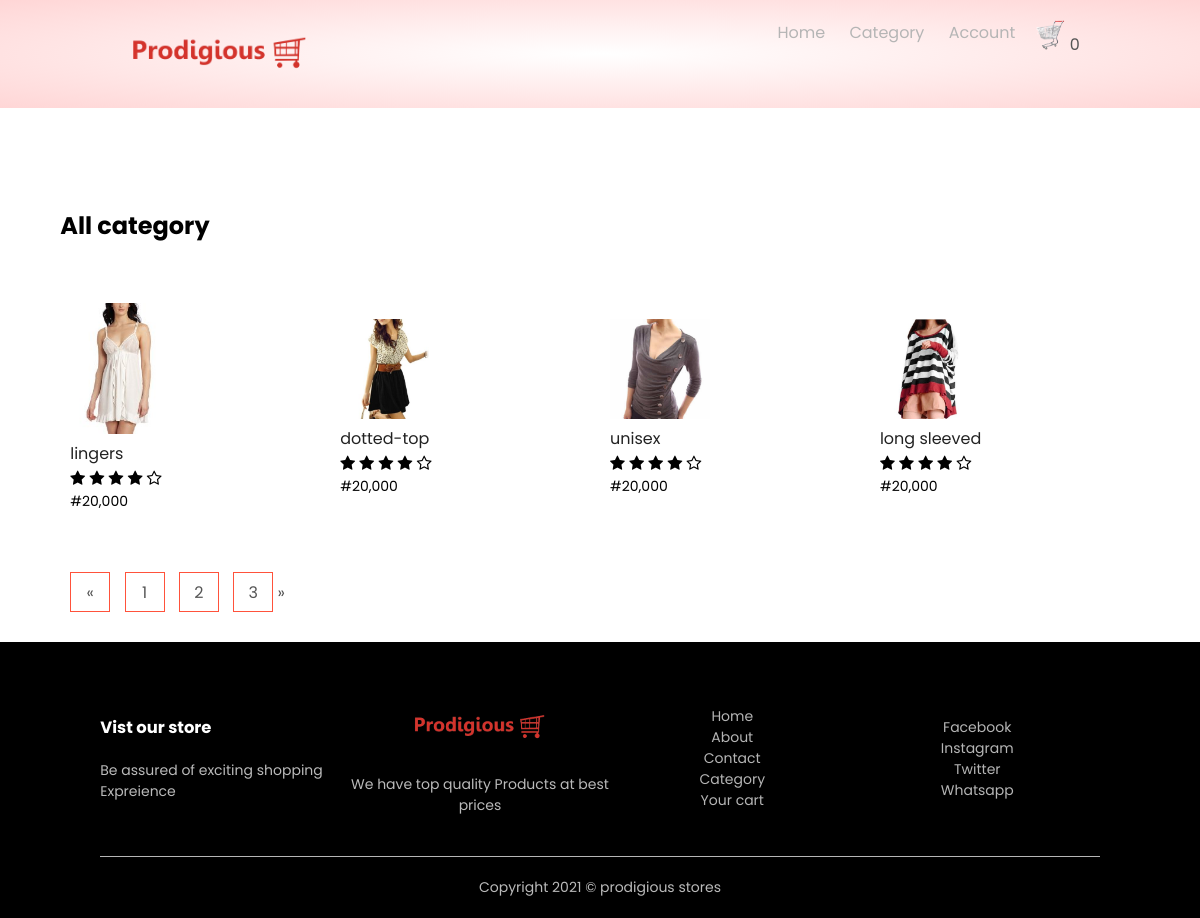
The page /category/ on the database its author committed.
### home/models.py (models this page shows, shortened)
class Setting(models.Model):
    STATUS =(
        ('True','True'),
        ('False','False'),
    )
    title = models.CharField(max_length=100)
    keywords = models.CharField(max_length=255)
    description = models.CharField(max_length=255, null=True)
    company = models.CharField(max_length=255,null=True)
    address = models.CharField(max_length=100)
    phone = models.CharField(max_length=100, null=True)
    email = models.CharField(max_length=100, blank=True)
    icon = models.ImageField(blank=True, null=True, upload_to='images/')
    logo = models.ImageField(blank=True, null=True, upload_to='images/')
    cart_icon = models.ImageField(blank=True, null=True, upload_to='images/')
    menu_icon = models.ImageField(blank=True, null=True, upload_to='images/')
    facebook = models.CharField(blank=True, max_length=100)
    instargram = models.CharField(blank=True, max_length=100)
    twitter = models.CharField(blank=True, max_length=100)
    created_at = models.DateTimeField(auto_now_add=True)
    updated_at = models.DateTimeField(auto_now_add=True)
    about = RichTextUploadingField(blank=True)
    contact = RichTextUploadingField(blank=True)
    status = models.CharField(max_length=10,choices=STATUS)
    banner_text = RichTextUploadingField(default='what we do')

### product/models.py (models this page shows, shortened)
class Category(models.Model):
    STATUS =(
        ('True','True'),
        ('False','False'),
    )
    title = models.CharField(max_length=150)
    image = models.ImageField(blank=True, upload_to='images/')
    status = models.CharField(max_length=10, choices=STATUS)
    slug = models.SlugField(null=False, unique=True)
    created_at = models.DateTimeField(auto_now_add=True)

### home/views.py (the view)
# urls.py: path('category/',views.category,name='category'),
def category(request):
    setting = Setting.objects.get(pk=1)
    brands = Brands.objects.all()
    offer = Product.objects.get(offer=True)
    category = Category.objects.order_by('-created_at').filter(status=True)
    paginator = Paginator(category,4)
    page = request.GET.get('page')
    paged_category = paginator.get_page(page)
    context= {
        'setting':setting,
        'brands': brands,
        'offer':offer,
        'category':  paged_category,
    }
    return render(request, 'category.html',context)

### home/context_processor.py (called while the page is built)
def cartcount(request):
    cartcount = ShopCart.objects.filter(order_placed=False).filter(user__username=request.user.username)
    total_quantity = 0
    for item in cartcount:
        total_quantity += item.quantity
    context = {'itemcount':total_quantity}
    return context

### home/templates/category.html (shortened to what this page needs)
{% extends 'base.html' %}
{% block prod_header %} {% include 'prod_header.html' %} {% endblock prod_header %}
{% block content %}
    <div class="small-container">
        <div class="row row-2">
            <h2>All category</h2>
        </div>
        <div class="row">
            {% if category  %}
                {% for item in category %}
                    <div class="col-4">
                        <a href="{% url 'product_list' item.id item.slug %}"><img src="{{item.image.url}}"></a>
                        <a href="{% url 'product_list' item.id item.slug %}"><h4>{{item.title}}</h4></a>
                        <div class="ratings">
                            <i class="fa fa-star"></i>
                            <i class="fa fa-star"></i>
                            <i class="fa fa-star"></i>
                            <i class="fa fa-star"></i>
                            <i class="fa fa-star-o"></i>
                        </div>
                        <p>#20,000</p>
                    </div>
                {% endfor %}
            {% endif %}
        </div>
        <div class="page-buttons">
            {% if category.has_other_pages  %}
                {% if category.has_previous %}
                    <a href="?page={{category.previous_page_number}}">&laquo;</a>
                {% else %}
                <span><a>&laquo;</a></span>
                {% endif %}
                   {% for item in category.paginator.page_range %}
                        {% if category.number == item %}
                            <span>
                                <a>{{item}}</a>
                            </span>
                        {% else %}
                        <span>
                            <a href="?page={{item}}">{{item}}</a>
                        </span>
                        {% endif %}
                   {% endfor %}
                   {% if category.has_next %}
                       <a href="?page={{category.next_page_number}}">&raquo;</a>
                    {% else %}
                        <span><a>&raquo;</a></span>
                   {% endif %}
            {% endif %}
        </div>
    </div>
{% endblock content %}
      {% block footer %} {% include 'footer.html' %}{% endblock footer %}

### home/templates/prod_header.html (shortened to what this page needs)
<div class="headermain">
    <div class="container">
        <div class="header">
            <div class="logo">
                <a href="{% url 'index' %}"><img src="{{setting.logo.url}}" alt="Company's logo"></a>
            </div>
            <div class="navbar">
                <ul id="MenuItems">
                    <li><a href="{% url 'index' %}">Home</a></li>
                        <li><a href="{% url 'category' %}">Category</a></li>
                    {% if  user.id is not None %}
                        <li><a href="{% url 'user' %}"><img src="{{profile.image.url}}" style="border-radius: 30px; height: 50px;"></a></li>
                        <li>
                            welcome <a href="{% url 'user' %}">
                                {% if request.user.first_name %}
                                    <p><strong>{{request.user.first_name}}</strong></p>
                                {% else %}
                                    <p><strong>{{request.user.username}}</strong></p>
                                {% endif %}
                            </a>
                        </li>
                        <li><a href="{% url 'logoutfunc' %}">Logout</a></li>
                        <li><a href=""></a>Change password</li>
                        {% else %}
                            <li><a href="{% url 'accountform' %}">Account</a></li>
                        {% endif %}
                </ul>
            </div>
                <a href="{% url 'order:shopcart' %}"><img src="{{setting.cart_icon.url}}" alt="shop cart" width="30px" height="30px">
                    {% if itemcount > 0 %}
                        <span class="badge red 2-depth-1 mr-1">{{itemcount}}</span>
                    {% else %}
                        <span class="badge red z-depth-1 mr-1">0</span>
                    {% endif %}
                </a>
        </div>
    </div>
</div>

### home/static/css/day10.css (style rules this page uses)
body { font-family: 'Poppins', sans-serif; }
* { margin: 0%; padding: 0%; box-sizing: border-box; }
.headermain { background: radial-gradient(#fff, #ffd6d6); }
.container { max-width: 1000px; margin: auto; padding: 0.25px; }
.header { display: flex; text-align: center; padding: 20px; }
.logo { width: 100px; }
.logo img { width: 200px; }
.navbar { flex: 1; text-align: right; }
.navbar li { display: inline-block; margin-right: 20px; }
a { text-decoration: none; color: #555; }
.row { display: flex; align-items: center; flex-wrap: wrap; justify-content: space-around; }
.small-container { max-width: 1080px; margin: auto; padding: 0.25px; }
.col-4 { flex-basis: 25%; padding: 10px; min-width: 200px; margin-bottom: 50px; transition: transform 0.5s; }
.col-4 img { width: 100px; }
h4 { color: #222; font-weight: normal; }
.col-4 p { font-size: 14px; }
ul { list-style-type: none; }
ul a { text-decoration: none; color: #b5b5b5; }
.row-2 { justify-content: space-between; margin: 100px auto 50px; }
.page-buttons { margin: 0 auto 30px; }
.page-buttons span { display: inline-block; border: 1px solid #ff523b; margin-left: 10px; width: 40px; height: 40px; text-align: center; line-height: 40px; cursor: pointer; }

### rows shown on the page
Setting: logo (picture), cart_icon (picture)
Category: image (picture), title "lingers"
Category: image (picture), title "dotted-top"
Category: image (picture), title "unisex"
Category: image (picture), title "long sleeved"

### other values the page prints
{{ item }} "1"
{{ item }} "2" "3"
